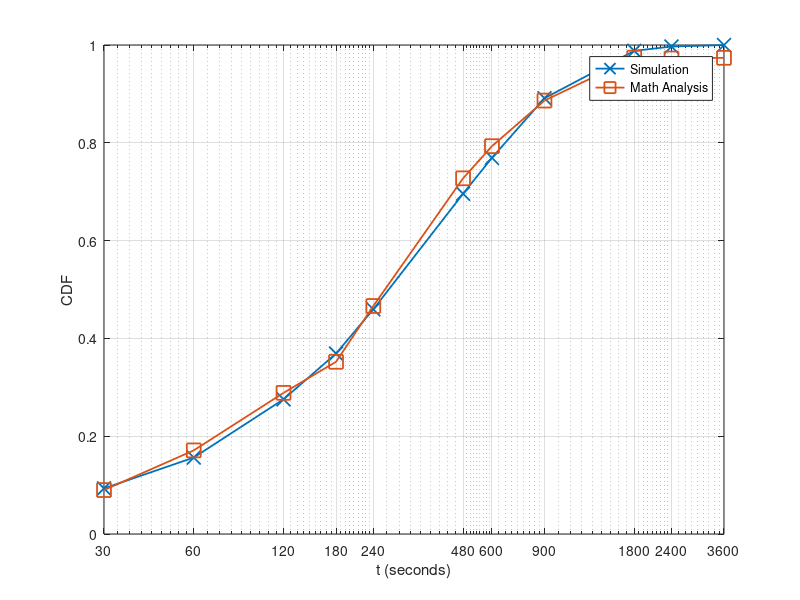

Recreate this plot in MATLAB.
% case not
x_label =[30	60	120	180	240	480	600	900	1800	2400	3600]

%% for cdf
%N=100000
y_sim = [0.0933	0.15632	0.27544	0.36902	0.45942	0.69584	0.76928	0.89114	0.98806	0.99686	0.99988]
y_math = [0.0898757	0.171003	0.28861	0.352187	0.466232	0.727385	0.793114	0.886339	0.974135	0.972505	0.973775]


i = i+1;
figure(i)

semilogx(x_label,y_sim,'-x', 'MarkerSize',10, 'LineWidth',1.3)
hold on
semilogx(x_label,y_math,'-s', 'MarkerSize',10, 'LineWidth',1.3)
hold on


xlabel('t (seconds)')
ylabel('CDF')


xticklabels({'30'	,'60'	,'120'	,'180'	,'240'	,'480'	,'600'	,'900'	,'1800'	,'2400'	,'3600'});
set(gca, 'XTick', x_label);
xlim([30, 3600]);
legend({'Simulation','Math Analysis'},'NumColumns',1);

hold off;
grid on;